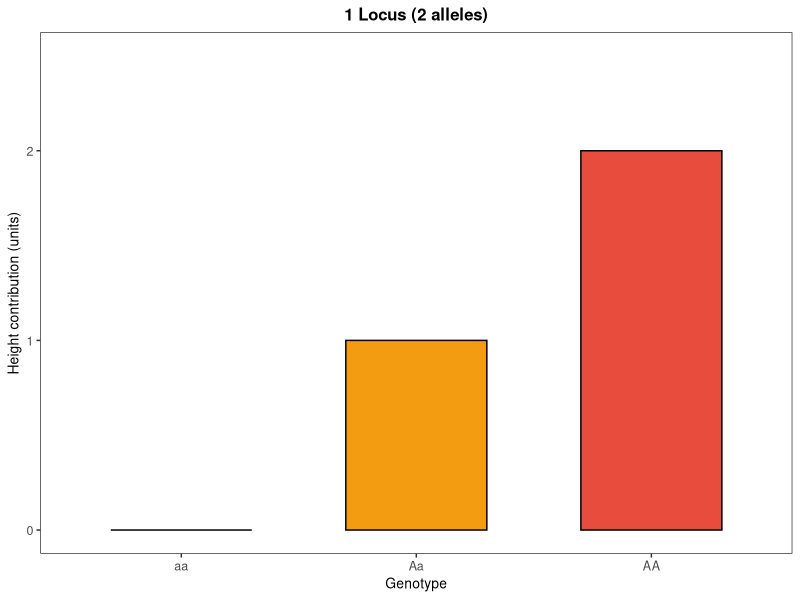
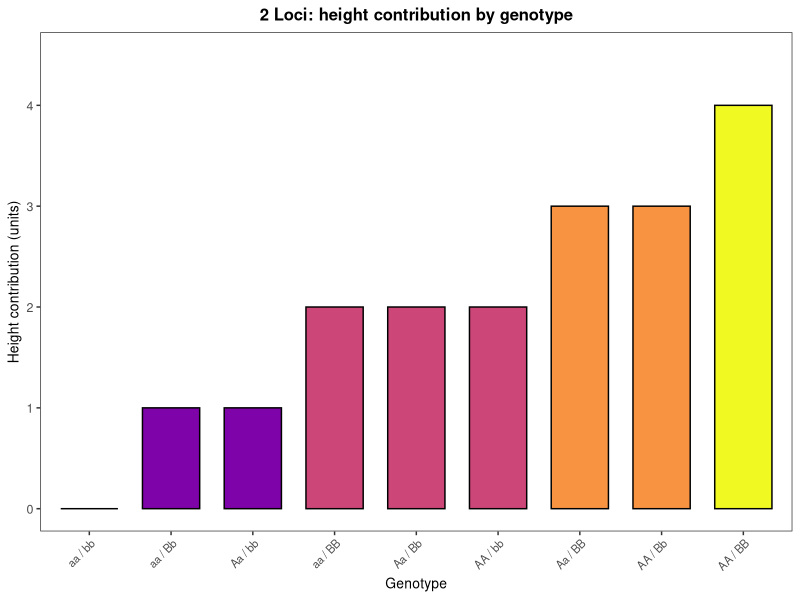
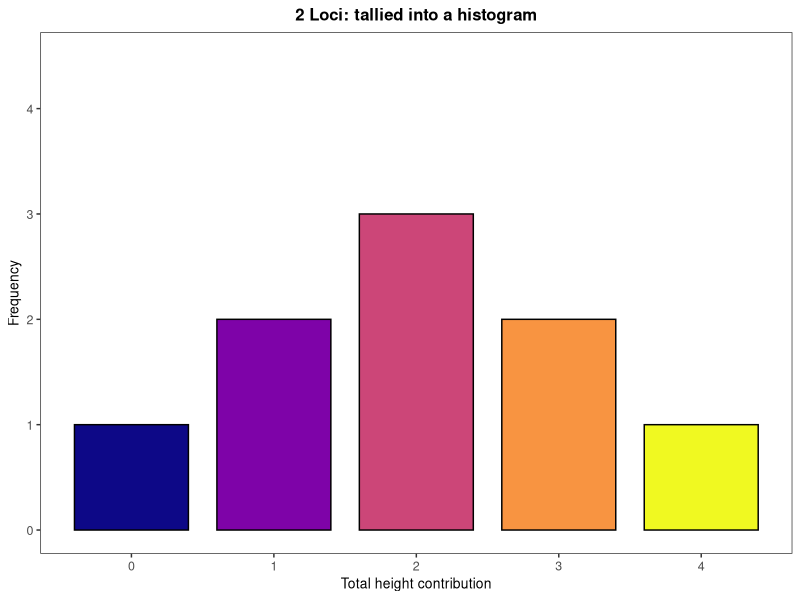
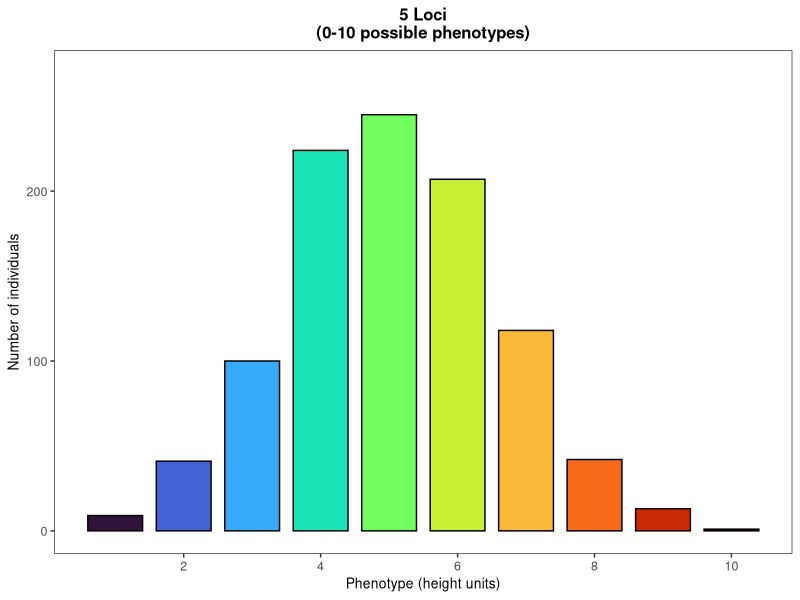
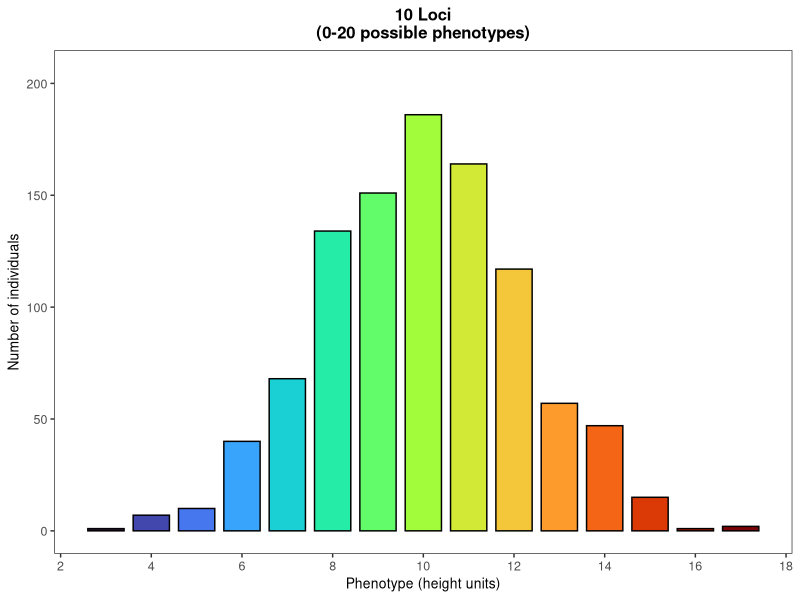
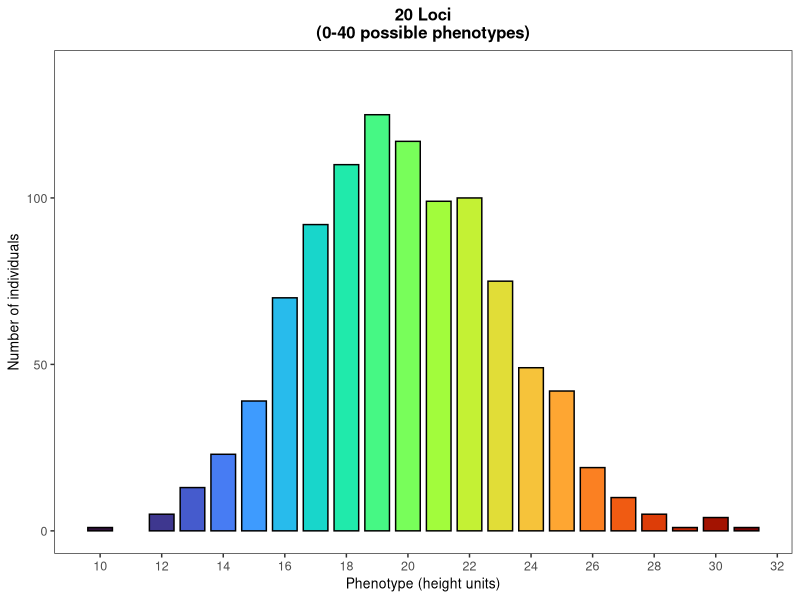
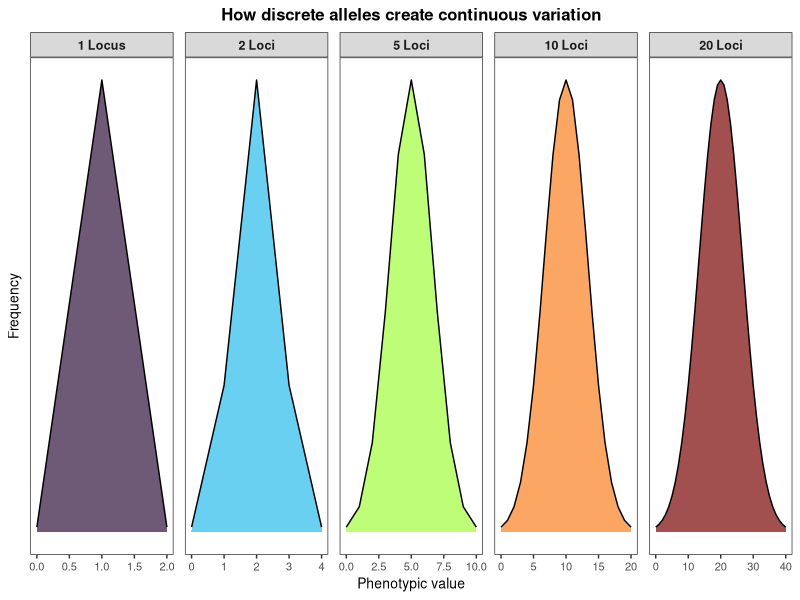

These charts were generated, in order, by the following R code:
# Visualizing how discrete alleles create continuous variation
# Converting text explanation of polygenic inheritance into graphics

library(ggplot2)
library(tidyverse)

# Theme consistent with course materials
theme_diagram <- function() {
  theme_bw(base_size = 11) +
    theme(
      plot.title = element_text(hjust = 0.5, face = "bold", size = 12),
      panel.grid.minor = element_blank(),
      panel.grid.major = element_blank(),
      axis.title = element_text(size = 10),
      axis.text = element_text(size = 9)
    )
}

# Create output directory if needed
output_dir <- "../lectures/05-assets"
if (!dir.exists(output_dir)) {
  dir.create(output_dir, recursive = TRUE)
}

# ==============================================================================
# 1. ONE LOCUS (2 alleles: A and a)
# ==============================================================================

one_locus <- tibble(
  Genotype = c("AA", "Aa", "aa"),
  Height = c(2, 1, 0),
  Count = c(1, 1, 1) # one of each in example
)

p1 <- ggplot(one_locus, aes(x = Genotype, y = Height, fill = Genotype)) +
  geom_col(color = "black", width = 0.6) +
  labs(
    title = "1 Locus (2 alleles)",
    x = "Genotype",
    y = "Height contribution (units)"
  ) +
  scale_y_continuous(limits = c(0, 2.5), breaks = 0:2) +
  scale_fill_manual(
    values = c("AA" = "#E74C3C", "Aa" = "#F39C12", "aa" = "#3498DB")
  ) +
  theme_diagram() +
  theme(legend.position = "none")

ggsave(
  file.path(output_dir, "01_one_locus.png"),
  p1,
  width = 5,
  height = 4,
  dpi = 150
)

# ==============================================================================
# 2. TWO LOCI (4 possible genotypes at each locus = 9 combinations)
# ==============================================================================

two_loci <- expand_grid(
  Locus1 = c("AA", "Aa", "aa"),
  Locus2 = c("BB", "Bb", "bb")
) %>%
  mutate(
    Locus1_contribution = case_when(
      Locus1 == "AA" ~ 2,
      Locus1 == "Aa" ~ 1,
      Locus1 == "aa" ~ 0
    ),
    Locus2_contribution = case_when(
      Locus2 == "BB" ~ 2,
      Locus2 == "Bb" ~ 1,
      Locus2 == "bb" ~ 0
    ),
    Total_height = Locus1_contribution + Locus2_contribution,
    Genotype = paste(Locus1, Locus2, sep = " / ")
  ) %>%
  arrange(Total_height)

p2_height <- ggplot(
  two_loci,
  aes(
    x = reorder(Genotype, Total_height),
    y = Total_height,
    fill = as.factor(Total_height)
  )
) +
  geom_col(color = "black", width = 0.7) +
  labs(
    title = "2 Loci: height contribution by genotype",
    x = "Genotype",
    y = "Height contribution (units)"
  ) +
  scale_y_continuous(limits = c(0, 4.5), breaks = 0:4) +
  scale_fill_viridis_d(option = "plasma", guide = "none") +
  theme_diagram() +
  theme(
    axis.text.x = element_text(angle = 45, hjust = 1, size = 8)
  )

ggsave(
  file.path(output_dir, "02_two_loci_height.png"),
  p2_height,
  width = 7,
  height = 4,
  dpi = 150
)

p2_histogram_data <- two_loci %>%
  count(Total_height, name = "Count")

p2_histogram <- ggplot(
  p2_histogram_data,
  aes(
    x = Total_height,
    y = Count,
    fill = as.factor(Total_height)
  )
) +
  geom_col(color = "black", width = 0.8) +
  labs(
    title = "2 Loci: tallied into a histogram",
    x = "Total height contribution",
    y = "Frequency"
  ) +
  scale_y_continuous(limits = c(0, 4.5), breaks = 0:4) +
  scale_x_continuous(breaks = 0:4) +
  scale_fill_viridis_d(option = "plasma", guide = "none") +
  theme_diagram()

ggsave(
  file.path(output_dir, "02_two_loci_histogram.png"),
  p2_histogram,
  width = 5,
  height = 4,
  dpi = 150
)

# ==============================================================================
# 3-5. INCREASING LOCI: 5, 10, and 20 loci
# ==============================================================================

generate_polygenic_distribution <- function(n_loci, title) {
  # For each locus, an individual can have 0, 1, or 2 contributing alleles
  # Total possible range: 0 to 2*n_loci

  # Generate all possible phenotypes from population of individuals
  # Assuming Hardy-Weinberg with p=q=0.5 at each locus (simplification)

  # For visualization, simulate a sample population
  set.seed(42)
  n_individuals <- 1000

  phenotypes <- tibble(
    Individual = 1:n_individuals,
    Height = rowSums(
      replicate(n_loci, rbinom(n_individuals, size = 2, prob = 0.5))
    )
  )

  # Count phenotype frequencies
  phenotype_counts <- phenotypes %>%
    group_by(Height) %>%
    summarize(Count = n(), .groups = "drop")

  p <- ggplot(
    phenotype_counts,
    aes(x = Height, y = Count, fill = as.factor(Height))
  ) +
    geom_col(color = "black", width = 0.8) +
    labs(
      title = title,
      x = "Phenotype (height units)",
      y = "Number of individuals"
    ) +
    scale_y_continuous(limits = c(0, max(phenotype_counts$Count) * 1.1)) +
    scale_x_continuous(breaks = seq(0, 2 * n_loci, by = 2)) +
    scale_fill_viridis_d(option = "turbo", guide = "none") +
    theme_diagram()

  return(p)
}

p3 <- generate_polygenic_distribution(5, "5 Loci\n(0-10 possible phenotypes)")
p4 <- generate_polygenic_distribution(10, "10 Loci\n(0-20 possible phenotypes)")
p5 <- generate_polygenic_distribution(20, "20 Loci\n(0-40 possible phenotypes)")

ggsave(
  file.path(output_dir, "03_five_loci.png"),
  p3,
  width = 5.5,
  height = 4,
  dpi = 150
)

ggsave(
  file.path(output_dir, "04_ten_loci.png"),
  p4,
  width = 5.5,
  height = 4,
  dpi = 150
)

ggsave(
  file.path(output_dir, "05_twenty_loci.png"),
  p5,
  width = 5.5,
  height = 4,
  dpi = 150
)

# ==============================================================================
# Bonus: Side-by-side comparison showing the progression
# ==============================================================================

# Simplified version for display
comparison_data <- tibble(
  n_loci = c(1, 2, 5, 10, 20),
  max_phenotype = c(2, 4, 10, 20, 40)
) %>%
  expand_grid(phenotype = 0:40) %>%
  mutate(
    # Simple approximation: normal distribution centered
    count = dnorm(phenotype, mean = max_phenotype / 2, sd = max_phenotype / 6)
  ) %>%
  filter(phenotype <= max_phenotype)

p_comparison <- ggplot(
  comparison_data,
  aes(x = phenotype, y = count, fill = as.factor(n_loci))
) +
  facet_wrap(
    ~n_loci,
    scales = "free",
    nrow = 1,
    labeller = labeller(
      n_loci = c(
        "1" = "1 Locus",
        "2" = "2 Loci",
        "5" = "5 Loci",
        "10" = "10 Loci",
        "20" = "20 Loci"
      )
    )
  ) +
  geom_area(alpha = 0.7, color = "black") +
  labs(
    title = "How discrete alleles create continuous variation",
    x = "Phenotypic value",
    y = "Frequency"
  ) +
  scale_fill_viridis_d(option = "turbo", guide = "none") +
  theme_diagram() +
  theme(
    strip.text = element_text(size = 9, face = "bold"),
    axis.text.x = element_text(size = 8),
    axis.text.y = element_blank(),
    axis.ticks.y = element_blank()
  )

ggsave(
  file.path(output_dir, "06_progression.png"),
  p_comparison,
  width = 12,
  height = 3,
  dpi = 150
)
